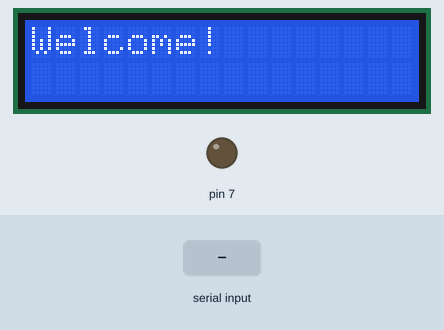
Simulated run of this sketch. Board: Arduino Uno, built with avr-gcc and run on an emulated ATmega328P. On the bench: 16×2 character LCD, output pins drawn as LEDs (lit = HIGH). The inputs (shaded band) are chosen by the test bench. What the sketch prints to the serial monitor is not drawn.

Above: at 2.8 s.
2.9 s: "1" received over Serial
At 3.7 s:
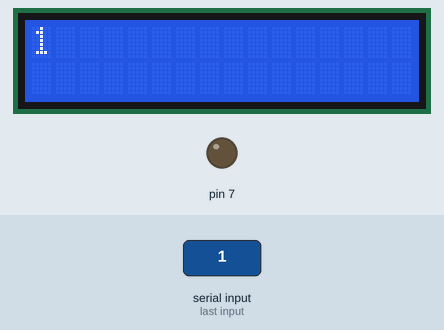
7.4 s: "2" received over Serial
At 9.4 s:
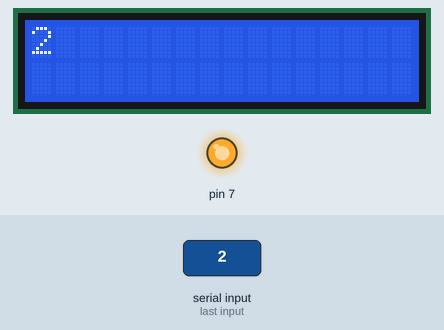
Timing chart, 0 to 13.6 s (numbered marks = the images above; inputs shaded):
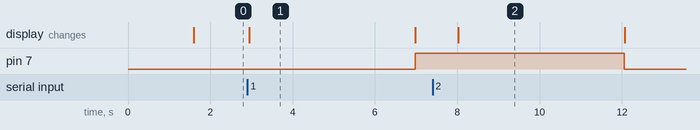

The sketch:

16_Wireless_Noticeboard.ino
```cpp
#include <LiquidCrystal_I2C.h>
char str[34],L=2;
int draft=0,i=0;
int Pass=0,p=0;
 int c,x,d;

LiquidCrystal_I2C lcd(0x27,16,2);

void serialEvent()
 {
      while (Serial.available())
      {
      char inChar=Serial.read();
      str[i++]=inChar;
      delay(10);
      }
       for (p=i+1;p<34;p++)
      {
        str[i++]=32;
      }
    draft=1;
     Serial.print(str);
  Serial.write(str);

  lcd.setCursor(0, 0);
 lcd.print(str);
 delay(4000);
  if(i>16)
  {
    d=16;
    for (x=0;x<=17;x++)
    {
    lcd.setCursor(x,2);
    lcd.print(str[d]);

    d++;
    }
  }Serial.println(str);
 }

 void check()
{
if(!(strncmp(str,"1",1)))
  {
   digitalWrite(7,50);
   Serial.println(str);
   lcd.clear();
  }
  else if(!(strncmp(str,"2",1)))
  {
   digitalWrite(7,LOW);
   Serial.println(str);
   lcd.clear();
  }
}

void setup()
{
 Serial.begin(9600);
 pinMode(7,OUTPUT);
 lcd.begin();
 lcd.setCursor(0, 0);
 lcd.print("Wireless Notice");
 lcd.setCursor(0, 1);
 lcd.print("     Board     ");
 delay(1500);
 lcd.clear();
 lcd.print("Welcome!");
}


void loop()
{
  if(draft==1)
  {
    check();
     draft=0;
    i=0;
    delay(1000);
    serialEvent();
  }

}
```

Measured:
- after the input at 2.9 s, pin 7: LOW → HIGH after 4.1 s; the display: changes at once (image 1)
- after the input at 7.4 s, pin 7: HIGH → LOW after 4.7 s; the display: changes after 0.63 s (image 2)
- what the display in image 1 shows lasts 4.1 s, from 2.9 s to 7.0 s
